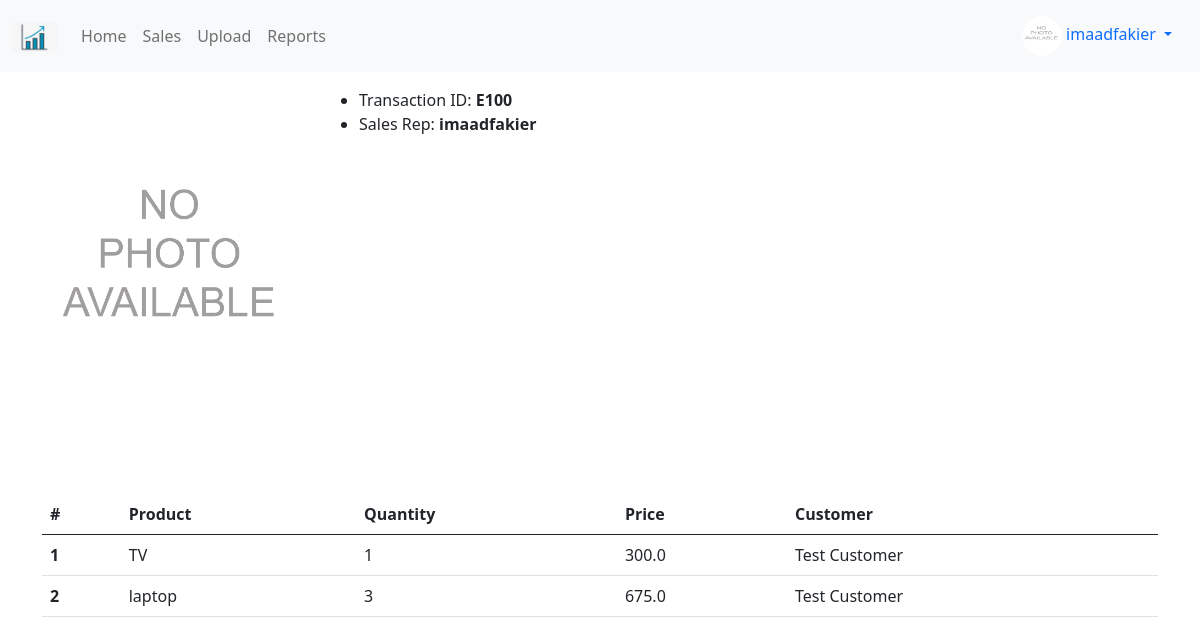
The app's page /sales/sales_list/24/ (signed in) with its own data.
### profiles/models.py (models this page shows, shortened)
class Profile(models.Model):
    user = models.OneToOneField(User, on_delete=models.CASCADE)
    bio = models.TextField(default='N/A')
    avatar = models.ImageField(upload_to='avatars', default='no_picture.png')
    created_on = models.DateTimeField(auto_now_add=True)
    updated_on = models.DateTimeField(auto_now=True)

### sales/models.py (models this page shows, shortened)
class Sale(models.Model):
    transaction_id = models.CharField(max_length=12, blank=True)
    positions = models.ManyToManyField(Position)
    total_price = models.FloatField(blank=True, null=True)
    customer = models.ForeignKey(Customer, on_delete=models.CASCADE)
    sales_rep = models.ForeignKey(Profile, on_delete=models.CASCADE)
    created_on = models.DateTimeField(blank=True)
    updated_on = models.DateTimeField(auto_now=True)
    def get_positions(self):
        return self.positions.all()

class Position(models.Model):
    product = models.ForeignKey(Product, on_delete=models.CASCADE)
    quantity = models.PositiveIntegerField()
    price = models.FloatField(blank=True)
    created_on = models.DateTimeField(blank=True)
    def get_customer_name(self):
        sale_obj = self.sale_set.first()
        return sale_obj.customer.name

### customers/models.py (models this page shows, shortened)
class Customer(models.Model):
    name = models.CharField(max_length=120)
    logo = models.ImageField(upload_to='customers', default='no_picture.png')

### products/models.py (models this page shows, shortened)
class Product(models.Model):
    name = models.CharField(max_length=120)
    image = models.ImageField(upload_to='products', default='no_picture.png')
    price = models.FloatField(help_text='in GBP pounds £')
    created_on = models.DateTimeField(auto_now_add=True)
    updated_on = models.DateTimeField(auto_now=True)

### sales/views.py (the view)
# urls.py: path('sales_list/<pk>/', SaleDetailView.as_view(), name='detail'),
class SaleDetailView(LoginRequiredMixin, DetailView):
    model = Sale
    template_name = 'sales/detail.html'

### sales/templates/sales/detail.html (shortened to what this page needs)
{% extends 'base.html' %}
{% block content %}
    <div class="row mt-3 mb-3">
        <div class="col-3">
            <img src="{{ object.customer.logo.url }}" alt="{{ object.customer.name }}" class="img-fluid">
        </div>
        <div class="col-9">
            <ul>
                <li>Transaction ID: <b>{{ object.transaction_id }}</b></li>
                <li>Sales Rep: <b>{{ object.sales_rep.user.username }}</b></li>
            </ul>
        </div>
    </div>
    <table class="table">
        <thead>
            <tr>
                <th scope="col">#</th>
                <th scope="col">Product</th>
                <th scope="col">Quantity</th>
                <th scope="col">Price</th>
                <th scope="col">Customer</th>
            </tr>
        </thead>
        <tbody>
            {% for pos in object.get_positions %}
                <tr>
                    <th scope="row">{{ forloop.counter }}</th>
                    <td>{{ pos.product.name }}</td>
                    <td>{{ pos.quantity }}</td>
                    <td>{{ pos.price }}</td>
                    <td>{{ pos.get_customer_name }}</td>
                </tr>
            {% endfor %}
        </tbody>
    </table>
{% endblock content %}

### templates/base.html (shortened to what this page needs)
{% load static %}
<!doctype html>
<html lang="en">
<head>
    <link href="https://cdn.jsdelivr.net/npm/bootstrap@5.0.0-beta2/dist/css/bootstrap.min.css" rel="stylesheet"
>
    <link rel="stylesheet" href="{% static 'dropzone.css' %}">
    <link rel="stylesheet" href="{% static 'style.css' %}">
</head>
<body>
    {% include 'navbar.html' %}
    <div class="container mt-3 mb-3">
        {% block content %}
        {% endblock content %}
    </div>
</body>
</html>

### templates/navbar.html (shortened to what this page needs)
{% load static %}
{% url 'sales:home' as path_to_home %}
{% url 'sales:list' as path_to_sales %}
{% url 'sales:from-file' as path_to_file_upload %}
{% url 'reports:main' as path_to_reports %}
<nav class="navbar navbar-expand-lg navbar-light bg-light">
    <div class="container-fluid">
        <a class="navbar-brand" href="{{ path_to_home }}"><img src="{% static 'logo.png' %}" class="logo-sm"></a>
        <div class="collapse navbar-collapse" id="navbarNav">
            <ul class="navbar-nav">
                <li class="nav-item">
                    <a class="nav-link {% if request.path == path_to_home %}active{% endif %}" href="{{ path_to_home }}">Home</a>
                </li>
                <li class="nav-item">
                    <a class="nav-link {% if request.path == path_to_sales %}active{% endif %}" href="{{ path_to_sales }}">Sales</a>
                </li>
                <li class="nav-item">
                    <a class="nav-link {% if request.path == path_to_file_upload %}active{% endif %}" href="{{ path_to_file_upload }}">Upload</a>
                </li>
                <li class="nav-item">
                    <a class="nav-link {% if request.path == path_to_reports %}active{% endif %}" href="{{ path_to_reports }}">Reports</a>
                </li>
            </ul>
        </div>
        {% if request.user.is_authenticated %}
        <div class="nav-item dropdown">
            <div class="nav-link dropdown-toggle" id="navbarDropdownMenuLink" role="button" data-bs-toggle="dropdown"
                aria-expanded="false">
                <img src="{{ request.user.profile.avatar.url }}" class="avatar-sm">&nbsp;{{request.user}}
            </div>
        </div>
        {% endif %}
    </div>
</nav>

### static/style.css (style rules this page uses)
.avatar-sm { height: 40px; width: 40px; border-radius: 50%; }
.logo-sm { height: 30px; width: auto; }

### records on screen
Sale: customer.logo (placeholder picture), transaction_id "E100", sales_rep.user.username "imaadfakier"
Position: product.name "TV", quantity "1", price "300.0", get_customer_name "Test Customer"
Position: product.name "laptop", quantity "3", price "675.0", get_customer_name "Test Customer"

### other values on screen
{{ request.user }} "imaadfakier"
